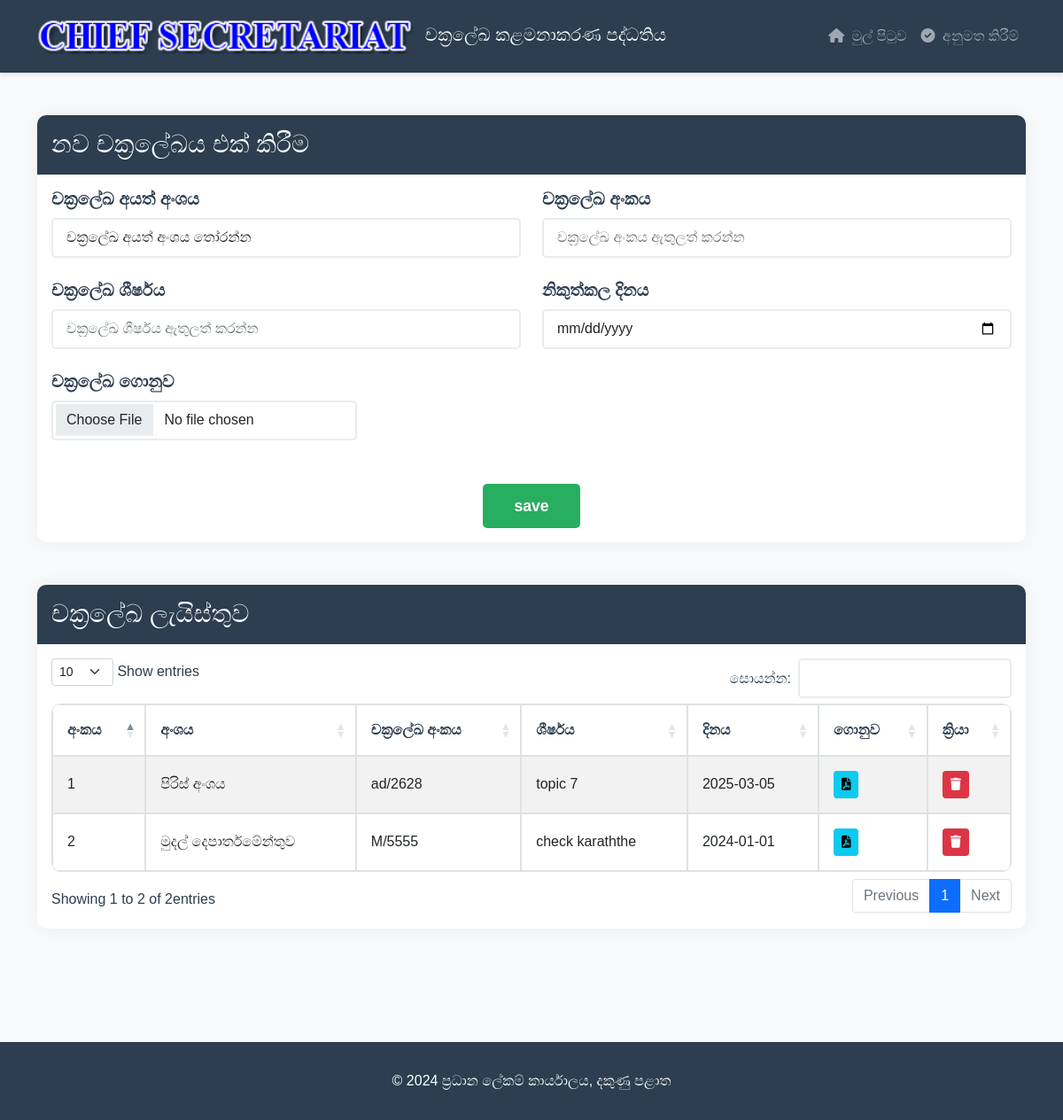
Screenshot of /insert.php with the database file from the repository.
### tables this page shows
CREATE TABLE IF NOT EXISTS `c_tbl` (
  `c_id` int NOT NULL AUTO_INCREMENT,
  `c_sec` varchar(50) NOT NULL,
  `c_num` varchar(50) NOT NULL,
  `c_head` varchar(100) NOT NULL,
  `c_date` date NOT NULL,
  `c_file` varchar(50) NOT NULL,
  `confirm` int NOT NULL,
  PRIMARY KEY (`c_id`)
);

### insert.php (the view, shortened to what this page needs)
<!DOCTYPE html>
<html lang="si">
<head>
    <link href="https://cdn.jsdelivr.net/npm/bootstrap@5.1.3/dist/css/bootstrap.min.css" rel="stylesheet">
    <link href="https://cdnjs.cloudflare.com/ajax/libs/font-awesome/6.0.0/css/all.min.css" rel="stylesheet">
    <link href="https://cdn.datatables.net/1.11.5/css/dataTables.bootstrap5.min.css" rel="stylesheet">
</head>
<body>
    <nav class="navbar navbar-expand-lg navbar-dark">
        <div class="container">
            <a class="navbar-brand" href="#">
                <img src="images/get.png" alt="Logo" class="me-2">
                චක්‍රලේඛ කළමනාකරණ පද්ධතිය
            </a>
        <div class="collapse navbar-collapse" id="navbarNav">
                <ul class="navbar-nav ms-auto">
                <li class="nav-item">
                        <a class="nav-link" href="select.php">
                            <i class="fas fa-home me-1"></i> මුල් පිටුව
                        </a>
                </li>
                <li class="nav-item">
                        <a class="nav-link" href="ao_login.php">
                            <i class="fas fa-check-circle me-1"></i> අනුමත කිරීම්
                        </a>
                </li>
                </ul>
            </div>
        </div>
    </nav>
    <div class="container py-5">
        <div class="card mb-5">
            <div class="card-header">
                <h3 class="mb-0">නව චක්‍රලේඛය එක් කිරීම</h3>
            </div>
            <div class="card-body">
            <form method="POST" enctype="multipart/form-data" id="circularForm" action="upload.php">
                    <div class="row">
                    <div class="col-md-6">
                        <h1 class="what_text">චක්‍රලේඛ අයත් අංශය</h1>
                        <div class="main">
                            <div class="input-group">
                                    <select name="c_sec" id="c_sec" class="form-control" required>
                                    <option value="">චක්‍රලේඛ අයත් අංශය තෝරන්න</option>
                                </select>
                            </div>
                        </div>
                    </div>
                    <div class="col-md-6">
                        <h1 class="what_text">චක්‍රලේඛ අංකය</h1>
                            <div class="main">
                                <div class="input-group">
                                    <input type="text" class="form-control" placeholder="චක්‍රලේඛ අංකය ඇතුලත් කරන්න"
                                        name="c_num" id="c_num" required>
                                </div>
                            </div>
                        </div>
                    <div class="col-md-6">
                        <h1 class="what_text">චක්‍රලේඛ ශීර්ෂය</h1>
                            <div class="main">
                                <div class="input-group">
                                    <input type="text" class="form-control" placeholder="චක්‍රලේඛ ශීර්ෂය ඇතුලත් කරන්න"
                                        name="c_head" id="c_head" required>
                            </div>
                        </div>
                    </div>
                    <div class="col-md-6">
                        <h1 class="what_text">නිකුත්කල දිනය</h1>
                            <div class="main">
                                <div class="input-group">
                                    <input type="date" class="form-control" name="c_date" id="c_date" required>
                            </div>
                        </div>
                    </div>
                    <div class="col-md-4">
                        <h1 class="what_text">චක්‍රලේඛ ගොනුව</h1>
                            <div class="main">
                                <div class="input-group">
                                    <input type="file" class="form-control" name="c_file" id="c_file" required>
                                </div>
                            </div>
                        </div>
                    </div>
                    <div class="text-center mt-4">
                        <button type="submit" name="submit" class="btn btn-success find_bt">save</button>
                    </div>
                </form>
                </div>
                </div>
        <div class="card">
            <div class="card-header">
                <h3 class="mb-0">චක්‍රලේඛ ලැයිස්තුව</h3>
        </div>
            <div class="card-body">
                <div class="table-responsive">
                <table id="dataTable" class="table table-striped">
                    <thead>
                        <tr>
                            <th>අංකය</th>
                                <th>අංශය</th>
                            <th>චක්‍රලේඛ අංකය</th>
                                <th>ශීර්ෂය</th>
                                <th>දිනය</th>
                                <th>ගොනුව</th>
                                <th>ක්‍රියා</th>
                        </tr>
                    </thead>
                    <tbody>
                        <?php
                            include("conn/dbase.php");
                            $str1 = "SELECT c_id, c_sec, c_num, c_head, c_date, c_file FROM c_tbl where confirm=0 order by c_id desc";
                        $rs1 = $conn->query($str1) or die("Error");
                        $i = 1;
                        while ($row1 = $rs1->fetch()) {
                                echo "<tr cid='$row1[0]'>
                                    <td>$i</td>
                                    <td>$row1[1]</td>
                                    <td>$row1[2]</td>
                                    <td>$row1[3]</td>
                                    <td>" . date('Y-m-d', strtotime($row1[4])) . "</td>
                                    <td>
                                        <a href='uploads/$row1[5]' target='_blank' class='btn btn-sm btn-info'>
                                            <i class='fas fa-file-pdf'></i>
                                        </a>
                                    </td>
                                    <td>
                                        <button class='btn btn-sm btn-danger delete-button' id='$row1[0]'
                                                onclick='delete_record(this.id)'>
                                            <i class='fas fa-trash'></i>
                                        </button>
                                    </td>
                        </tr>";
                            $i++;
                        }
                        ?>
                    </tbody>
                </table>
                </div>
            </div>
        </div>
    </div>
    <footer class="footer">
        <div class="container">
            <div class="text-center">
                <p class="mb-0">© 2024 ප්‍රධාන ලේකම් කාර්යාලය, දකුණු පළාත</p>
            </div>
        </div>
    </footer>
</body>
</html>

### insert.php (style rules this page uses)
:root { --primary-color: #2c3e50; --secondary-color: #3498db; --accent-color: #e74c3c; --background-color: #f8f9fa; --text-color: #2c3e50; }
body { font-family: 'Arial Unicode MS', 'Iskoola Pota', sans-serif; background-color: var(--background-color); color: var(--text-color); }
.navbar { background-color: var(--primary-color) !important; padding: 1rem; box-shadow: 0 2px 4px rgba(0,0,0,0.1); }
.navbar-brand img { height: 40px; }
.card { border: none; border-radius: 10px; box-shadow: 0 0 20px rgba(0,0,0,0.05); margin-bottom: 2rem; }
.card-header { background-color: var(--primary-color); color: white; border-radius: 10px 10px 0 0 !important; padding: 1rem; }
.form-control { border-radius: 8px; padding: 0.75rem; border: 1px solid #dee2e6; }
.table { background-color: white; border-radius: 10px; overflow: hidden; border: 1px solid #dee2e6; }
.table thead th { background-color: white; color: var(--text-color); border: 1px solid #dee2e6; padding: 1rem; font-weight: bold; }
.table td { padding: 1rem; vertical-align: middle; border: 1px solid #dee2e6; }
.footer { background-color: var(--primary-color); color: white; padding: 2rem 0; margin-top: 3rem; }
.what_text { font-size: 1.2rem; font-weight: 600; color: #2c3e50; margin-bottom: 10px; }
.main { margin-bottom: 25px; }
.input-group { width: 100%; }
.form-control { height: 45px; border: 2px solid #e9ecef; border-radius: 5px; padding: 8px 15px; font-size: 1rem; transition: all 0.3s; }
select.form-control { background-color: white; cursor: pointer; }
.find_bt { padding: 12px 35px; font-size: 1.1rem; font-weight: 600; border-radius: 5px; background-color: #27ae60; border: none; transition: all 0.3s; }

### rows the page displays
c_tbl: c_sec "පිරිස් අංශය", c_num "ad/2628", c_head "topic 7", c_date "2025-03-05"
c_tbl: c_sec "මුදල් දෙපාර්තමේන්තුව", c_num "M/5555", c_head "check karaththe", c_date "2024-01-01"
